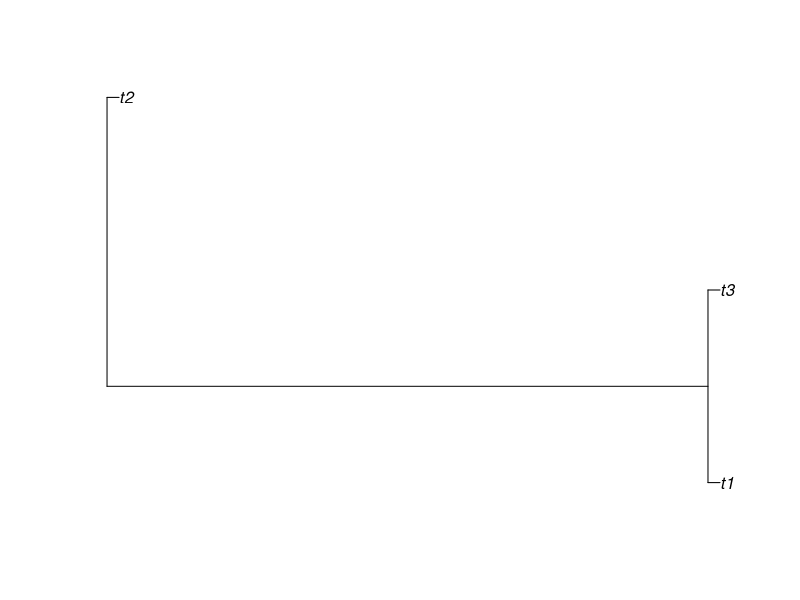
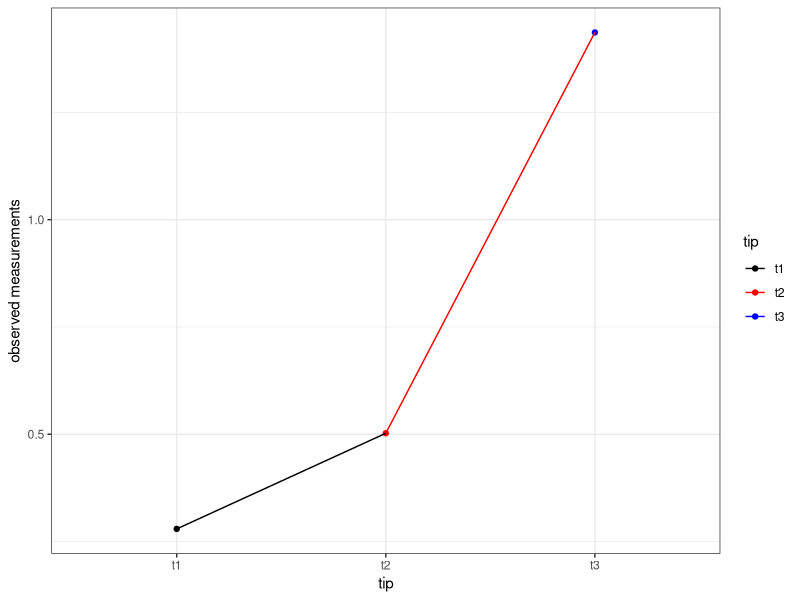
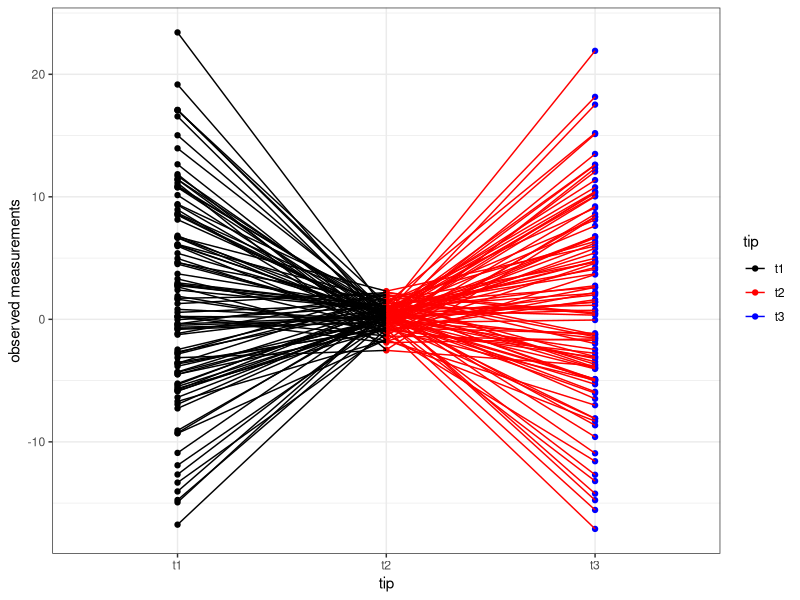
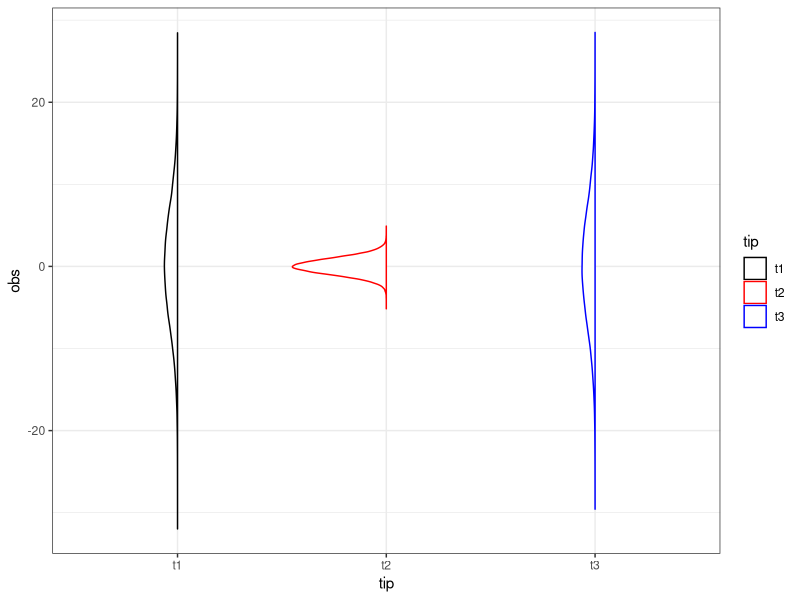
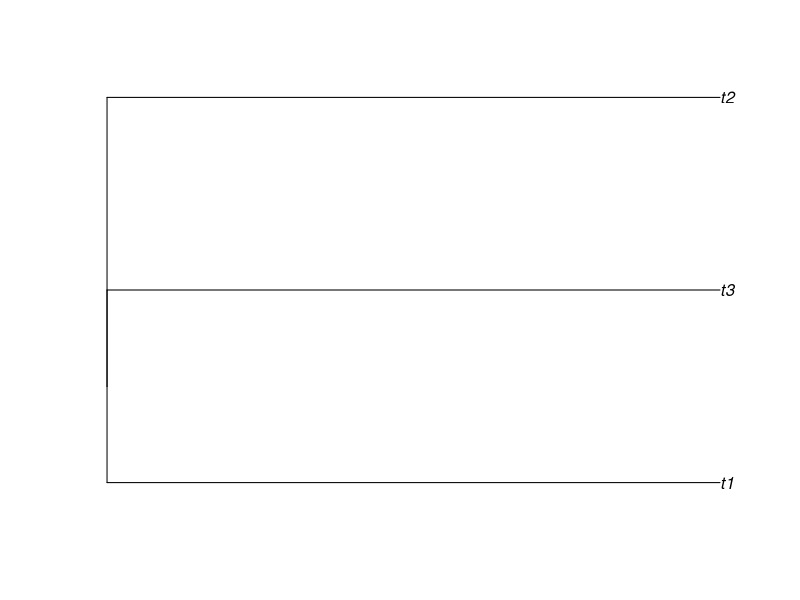
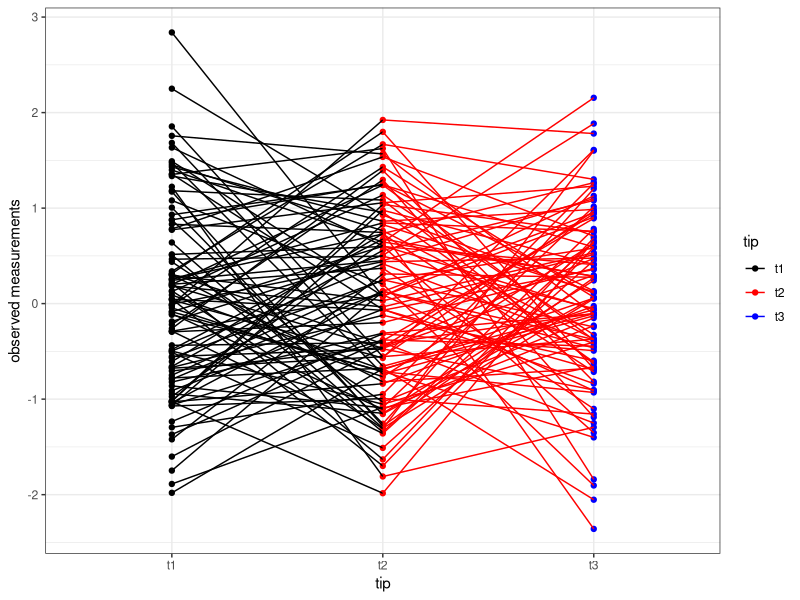
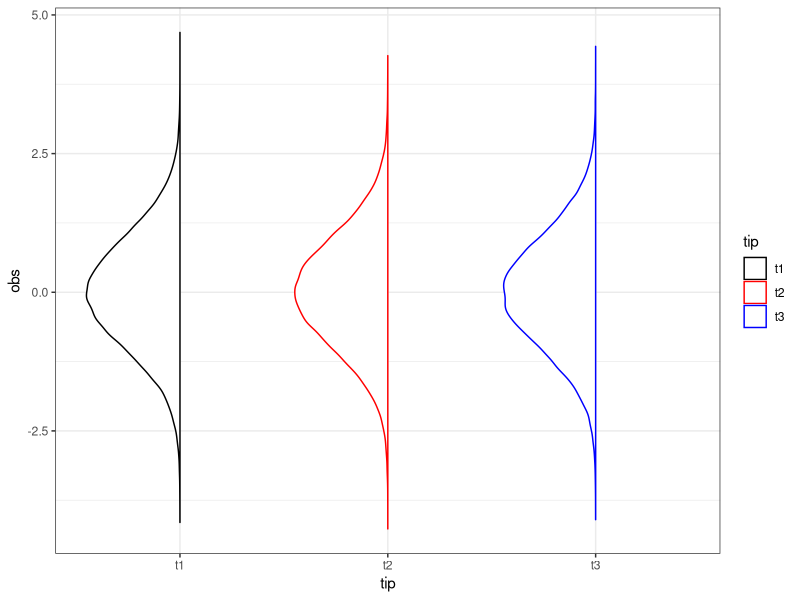
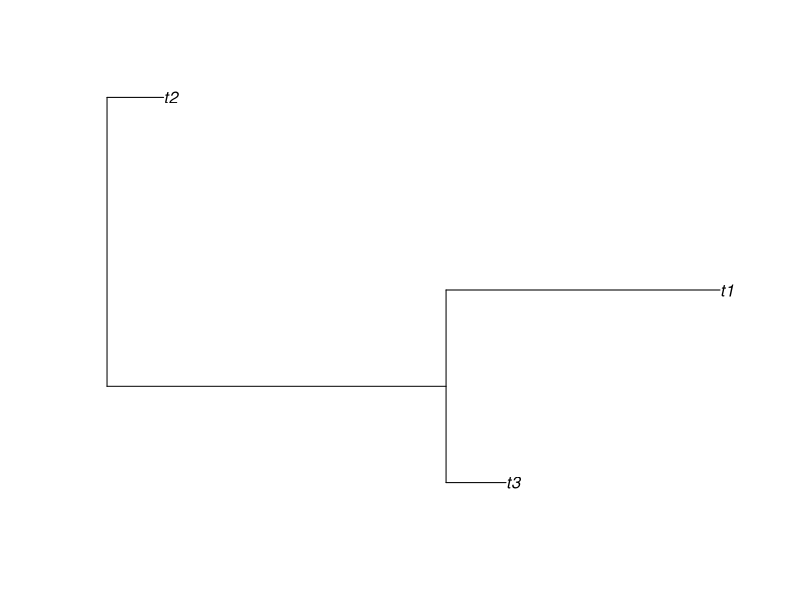

Here is the R script that generated these plots, in order:
## ---- chunk 1
library(ape)
library(ggplot2)
library(dplyr)
library(tidyr)
library(mvtnorm)

nspp <- 3
ncomb <- 1e5
dist <- 1
set.seed(101)
phy <- rtree(n = nspp)
phy$edge.length <- c(50,1,1,1)

Vphy <- vcv(phy)

plot(phy)

## ---- chunk 2

Y_phy <- MASS::mvrnorm(n=ncomb
  , mu=rep(0,each=nspp)
  , Sigma=Vphy
)

dd <- data.frame(Y_phy, sim=1:ncomb)

dd2 <- dd %>% gather(key = "tip", value = "obs", -sim)

dist <- sqrt(min(diag(Vphy)))

gg <- (ggplot(dd2, aes(x=tip, y=obs, color=tip,group=sim))
  + geom_point()
  + geom_line()
  + theme_bw()
  + scale_color_manual(values=c("black","red","blue"))
  + ylab("observed measurements")
)

print(gg %+% filter(dd2,sim==2453))

## ---- chunk 3
print(gg %+% filter(dd2,sim<100))
## ---- chunk 4
## flat violin

"%||%" <- function(a, b) {
  if (!is.null(a)) a else b
}

geom_flat_violin <- function(mapping = NULL, data = NULL, stat = "ydensity",
                             position = "dodge", trim = TRUE, scale = "area",
                             show.legend = NA, inherit.aes = TRUE, ...) {
  layer(
    data = data,
    mapping = mapping,
    stat = stat,
    geom = GeomFlatViolin,
    position = position,
    show.legend = show.legend,
    inherit.aes = inherit.aes,
    params = list(
      trim = trim,
      scale = scale,
      ...
    )
  )
}

GeomFlatViolin <-
  ggproto("GeomFlatViolin", Geom,
          setup_data = function(data, params) {
            data$width <- data$width %||%
              params$width %||% (resolution(data$x, FALSE) * 0.9)
            
            # ymin, ymax, xmin, and xmax define the bounding rectangle for each group
            data %>%
              group_by(group) %>%
              mutate(ymin = min(y),
                     ymax = max(y),
                     xmin = x - width / 2,
                     xmax = x)
          },
          
          draw_group = function(data, panel_scales, coord) {
            # Find the points for the line to go all the way around
            data <- transform(data, 
                              xmaxv = x,
                              xminv = x + violinwidth * (xmin - x))
            
            # Make sure it's sorted properly to draw the outline
            newdata <- rbind(plyr::arrange(transform(data, x = xminv), y),
                             plyr::arrange(transform(data, x = xmaxv), -y))
            
            # Close the polygon: set first and last point the same
            # Needed for coord_polar and such
            newdata <- rbind(newdata, newdata[1,])
            
            ggplot2:::ggname("geom_flat_violin", GeomPolygon$draw_panel(newdata, panel_scales, coord))
          },
          
          draw_key = draw_key_polygon,
          
          default_aes = aes(weight = 1, colour = "grey20", fill = "white", size = 0.5,
                            alpha = NA, linetype = "solid"),
          
          required_aes = c("x", "y")
  )

## ---- chunk 5
gg_distr <- (ggplot(dd2, aes(x=tip, y=obs, color=tip,group=tip))
  + geom_flat_violin()
  + theme_bw()
  + scale_color_manual(values=c("black","red","blue"))

)

print(gg_distr)

## ---- chunk 6
phy$edge.length <- c(0,1,1,1)

Vphy <- vcv(phy)

plot(phy)

dist <- sqrt(min(diag(Vphy)))

stardat <- data.frame(obs = rnorm(ncomb*nspp)
  , tip = rep(c("t1","t2","t3"),each=ncomb)
  , sim = rep(1:ncomb,nspp)
)

print(gg %+% filter(stardat,sim<100))
print(gg_distr %+% stardat)

## ---- chunk 7
phy <- rtree(n = nspp)

Vphy <- vcv(phy)

plot(phy)

dist <- sqrt(min(diag(Vphy)))

Y_phy <- MASS::mvrnorm(n=ncomb
  , mu=rep(0,each=nspp)
  , Sigma=Vphy
)

dd <- data.frame(Y_phy, sim=1:ncomb)

dat <- dd %>% gather(key = "tip", value = "obs", -sim)


print(gg %+% filter(dat,sim<100))
print(gg_distr %+% dat)
# 
#   + annotate("rect", xmin=0, xmax=4
#              , ymin=-2*dist
#              , ymax=2*dist , alpha=0.2)

## ---- chunk 8

print(gg %+% filter(dd2,sim<100)
  + annotate("rect", xmin=0, xmax=4
             , ymin=-2*1
             , ymax=2*1 , alpha=0.2)
)

print(gg %+% filter(dat,sim<100)
  + annotate("rect", xmin=0, xmax=4
             , ymin=-2*dist
             , ymax=2*dist , alpha=0.2)
)


## ---- chunk 9

pp <- expand.grid(t1 = seq(-10,10,length=31)
  , t2 = seq(-10,10,length=31)    ## non-focal parameter
  , t3 = seq(-3,3,length=9)
)

ll <- sapply(1:nrow(pp),function(x){mvtnorm::dmvnorm(pp[x,1:3], mean =c(0,0,0), sigma = Vphy, log = TRUE)})

pp$ll <- ll
gg0 <- (ggplot(pp,aes(t1,t2))
    + facet_wrap(~t3,labeller=label_both)
    + geom_raster()
    + scale_fill_viridis_c()
#     + scale_x_continuous(expand=c(0,0))
#     + scale_y_continuous(expand=c(0,0))
    + theme(panel.spacing=grid::unit(0,"lines"))
)

gg0L <- gg0+ geom_raster(aes(fill=ll))

print(gg0L)


squash <- function(vals, matchvals) {
    sapply(vals,function(x) matchvals[which.min(abs(x-matchvals))])
}

dd_squash <- dd
dd_squash$t3 <- squash(dd$t3,unique(pp$t3))
samp_dd <- head(dd_squash,1000)
samp_dd$ll <- sapply(1:nrow(samp_dd),function(x){mvtnorm::dmvnorm(samp_dd[x,1:3], mean =c(0,0,0), sigma = Vphy, log = TRUE)})

print(gg0L 
  + geom_point(data=samp_dd, aes(x=t1, y=t2),size=0.1)
  + xlim(c(-10,10))
  + ylim(c(-10,10))
)
